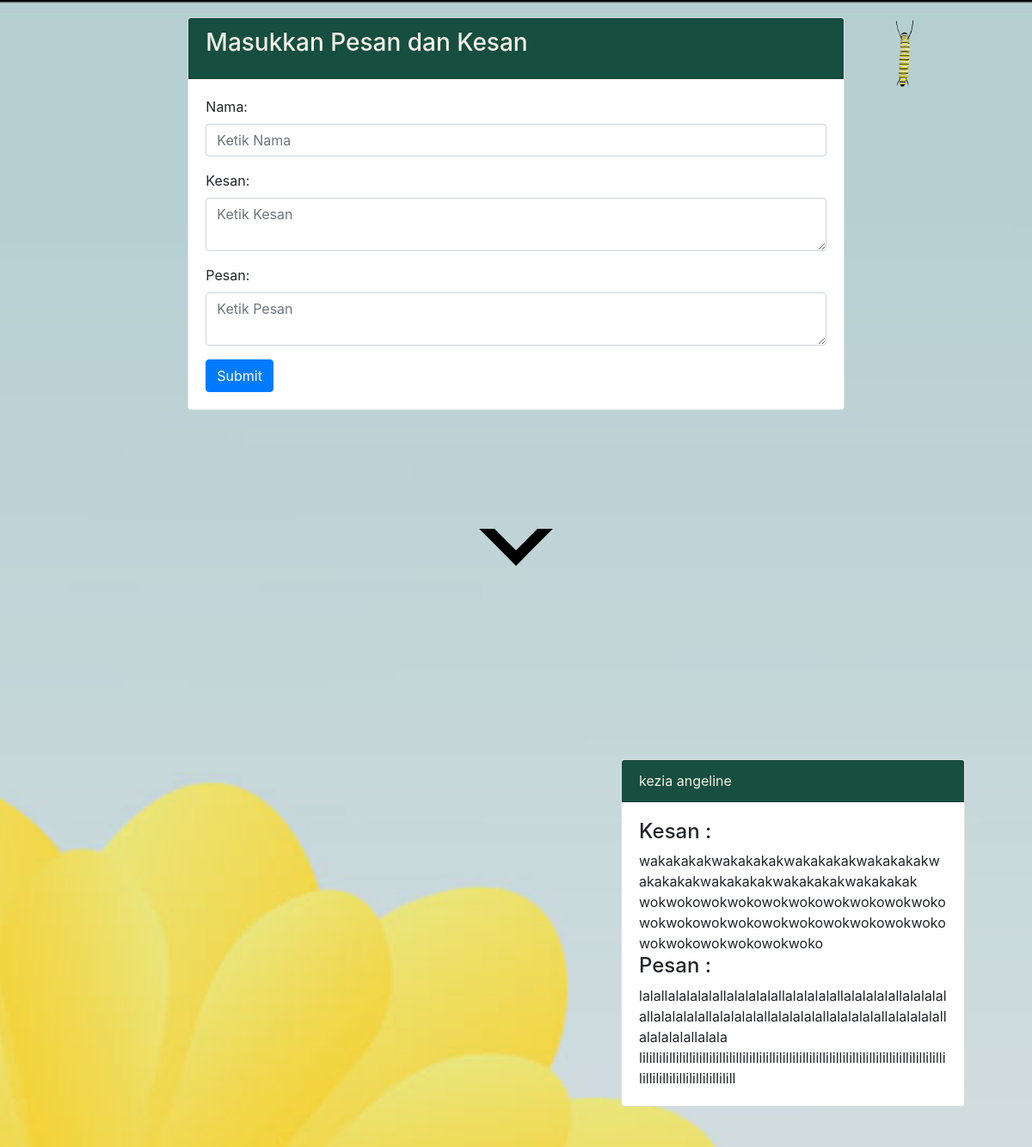
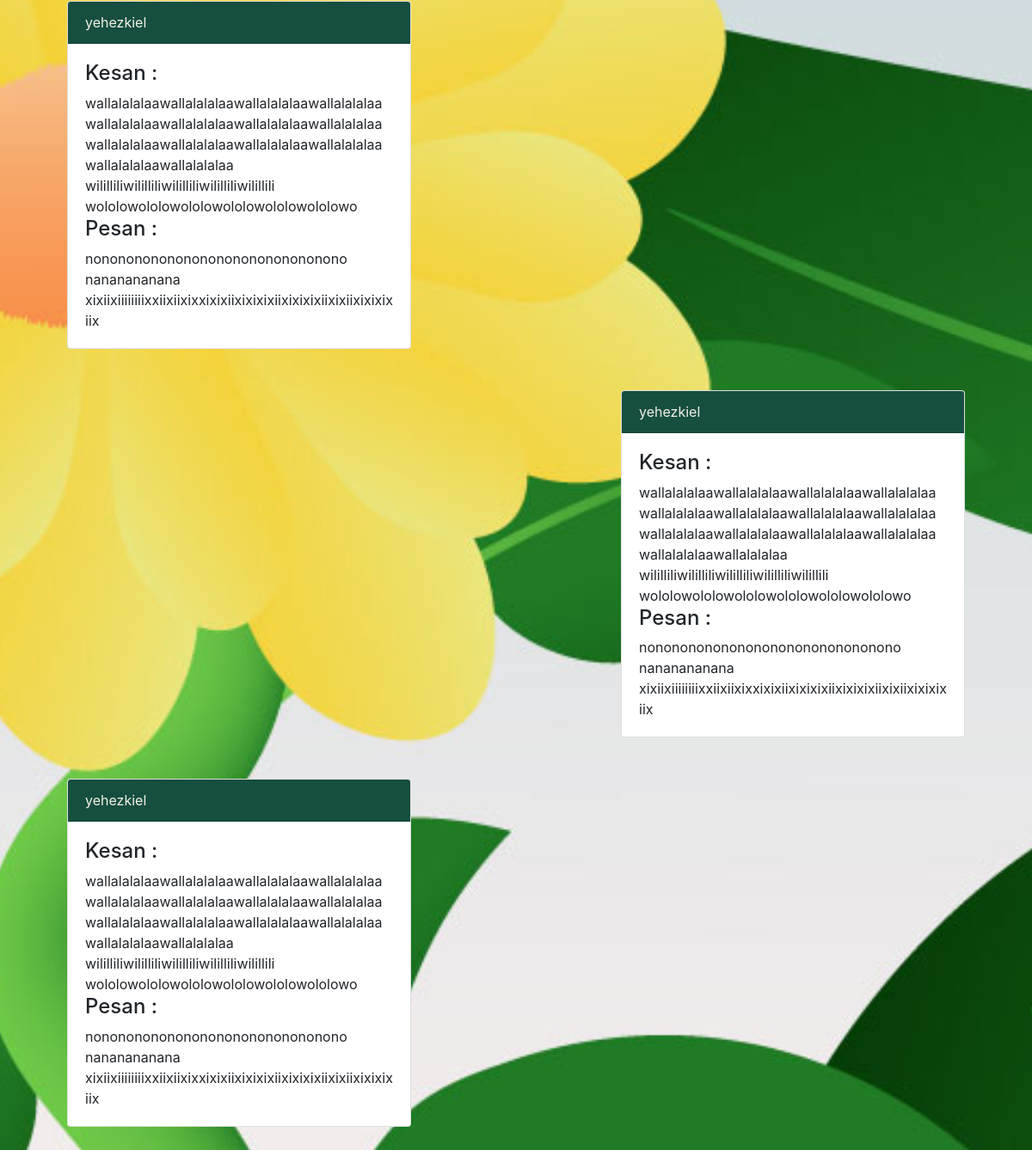
Screenshot of /card.php with the database file from the repository (2 pictures, top to bottom).
### tables this page shows
CREATE TABLE `kesan_pesan` (
  `id` int(11) NOT NULL,
  `nama` varchar(255) DEFAULT NULL,
  `kesan` varchar(255) DEFAULT NULL,
  `pesan` varchar(255) DEFAULT NULL
);

### card.php (the view, shortened to what this page needs)
<?php
    include $_SERVER['DOCUMENT_ROOT']."/web_inbullz-main/database.php";
    $sql2 = "SELECT * FROM kesan_pesan";
    $stmt2 = $pdo->prepare($sql2);
    $stmt2->execute();
?>
<!DOCTYPE html>
<html lang='en'>
<head>
    <link rel="stylesheet" href="cardStyle.css">
	<link href="https://unpkg.com/aos@2.3.1/dist/aos.css" rel="stylesheet">
    <link rel="stylesheet" href="https://maxcdn.bootstrapcdn.com/bootstrap/4.5.2/css/bootstrap.min.css">
</head>
<body>
	<div id="main" class="main2">
        <div class="row">
            <div class="col-2"></div>
            <div class="col-8">
                <div class="card">
                    <div class="card-header">
                        <h3 class="card-title">Masukkan Pesan dan Kesan</h3>
                    </div>
                    <div class="card-body">
                        <form action="" method="post">
                            <div class="form-group">
                                <label for="nama">Nama: </label>
                                <input type="text" name="nama" id="nama" class="form-control" placeholder="Ketik Nama"></textarea>
                            </div>
                            <div class="form-group">
                                <label for="kesan">Kesan: </label>
                                <textarea type="text" name="kesan" id="kesan" class="form-control" placeholder="Ketik Kesan"></textarea>
                            </div>
                            <div class="form-group">
                                <label for="pesan">Pesan: </label>
                                <textarea type="text" name="pesan" id="pesan" class="form-control" placeholder="Ketik Pesan"></textarea>
                            </div>
                            <button type="submit" class="btn btn-primary" name="upload_button" value="Insert">Submit</button>
                        </form>
                    </div>
                </div>
            </div>
            <div class="col-2">
                <a href="Inbullz.html">
                    <img src="caterpillar.png" alt="" width="50%">
                </a>
            </div>
        </div>
		<div class="container mx-auto px-0">
			<div class="row mt-5 justify-content-center mx-0">
				<div class="col-12 px-0" style="margin-bottom: -5%">
					<div id="arrowAnim" class="d-none d-sm-flex" style="margin-top: -230px ">
						<div class="arrowSliding">
							<div class="arrow"></div>
						</div>
						<div class="arrowSliding delay1">
							<div class="arrow"></div>
						</div>
						<div class="arrowSliding delay2">
							<div class="arrow"></div>
						</div>
						<div class="arrowSliding delay3">
							<div class="arrow"></div>
						</div>
					</div>
					<?php
                        $count = 0;
                        while($isi=$stmt2->fetch()){
                    ?>
                        <?php
                            if($count % 2 == 0){
                        ?>
                        <div class='card ml-sm-auto mr-sm-5 mx-auto wish-card my-5 my-sm-5' data-aos='fade-left' data-aos-duration='1000'>
                        <?php
                            }
                            else{
                        ?>
                        <div class='card mr-sm-auto ml-sm-5 mx-auto wish-card my-5 my-sm-5' data-aos='fade-right' data-aos-duration='1000' >
                        <?php
                            }
                        ?>
                            <div class='card-header'>
                                <?php echo $isi['nama'] ?>
                            </div>
                            <div class='card-body'>
                                <h4>Kesan :</h4>
                                <?php echo $isi['kesan'] ?>
                                <h4>Pesan :</h4>
                                <?php echo $isi['pesan'] ?>
                            </div>
                        </div>
                    <?php
                        $count++;
                        }
                    ?>
                </div>
			</div>
		</div>
	</div>
</body>
</html>

### cardStyle.css (style rules this page uses)
.wish-card { width: 400px }
.card-body { padding: 20px; }
body { max-width: 100vw !important; min-height: 100vh !important; background: url('bg_.jpg') no-repeat center center fixed; overflow-x: hidden !important; -webkit-background-size: cover; -moz-background-size: cover; -o-background-size: cover; background-size: cover; }
.card-header { background-color: #164E3f !important; color: #F2F0E7; }
#arrowAnim { height: 80vh; display: flex; justify-content: center; align-items: center; margin-top: -200px; margin-bottom: -100px; }
.arrow { width: 5vw; height: 5vw; border: 1vw solid; border-color: black transparent transparent black; transform: rotate(-135deg); }
.arrowSliding { position: absolute; -webkit-animation: slide 4s linear infinite; animation: slide 4s linear infinite; }
.delay1 { -webkit-animation-delay: 1s; animation-delay: 1s; }
.delay2 { -webkit-animation-delay: 2s; animation-delay: 2s; }
.delay3 { -webkit-animation-delay: 3s; animation-delay: 3s; }
#main { transition: margin-left .5s; padding: 20px; }

### rows the page displays
kesan_pesan: nama "kezia angeline", kesan "wakakakakwakakakakwakakakakwakakakakwakakakakwakakakakwakakakakwakakakak wokwokowokwokowokwokowokwokowokwokowokwokowokwokowokwokowokwokowokwokowokwokowokwokowokwoko", pesan "lalallalalalalallalalalalallalalalalallalalalalallalalalalallalalalalallalalalalallalalalalallalalalalallalalalalallalalalalallalala lilillilillilillilillilillilillilillilillilillilillilillilillilillilillilillilillilillilillilillilillilillilillilillilill"
kesan_pesan: nama "yehezkiel", kesan "wallalalalaawallalalalaawallalalalaawallalalalaawallalalalaawallalalalaawallalalalaawallalalalaawallalalalaawallalalalaawallalalalaawallalalalaawallalalalaawallalalalaa wililliliwililliliwililliliwililliliwilillili wololowololowololowololowololowololowo", pesan "nononononononononononononononono nananananana xixiixiiiiiiiixxiixiixixxixixiixixixixiixixixixiixixiixixixixiix"
kesan_pesan: nama "yehezkiel", kesan "wallalalalaawallalalalaawallalalalaawallalalalaawallalalalaawallalalalaawallalalalaawallalalalaawallalalalaawallalalalaawallalalalaawallalalalaawallalalalaawallalalalaa wililliliwililliliwililliliwililliliwilillili wololowololowololowololowololowololowo", pesan "nononononononononononononononono nananananana xixiixiiiiiiiixxiixiixixxixixiixixixixiixixixixiixixiixixixixiix"
kesan_pesan: nama "yehezkiel", kesan "wallalalalaawallalalalaawallalalalaawallalalalaawallalalalaawallalalalaawallalalalaawallalalalaawallalalalaawallalalalaawallalalalaawallalalalaawallalalalaawallalalalaa wililliliwililliliwililliliwililliliwilillili wololowololowololowololowololowololowo", pesan "nononononononononononononononono nananananana xixiixiiiiiiiixxiixiixixxixixiixixixixiixixixixiixixiixixixixiix"
